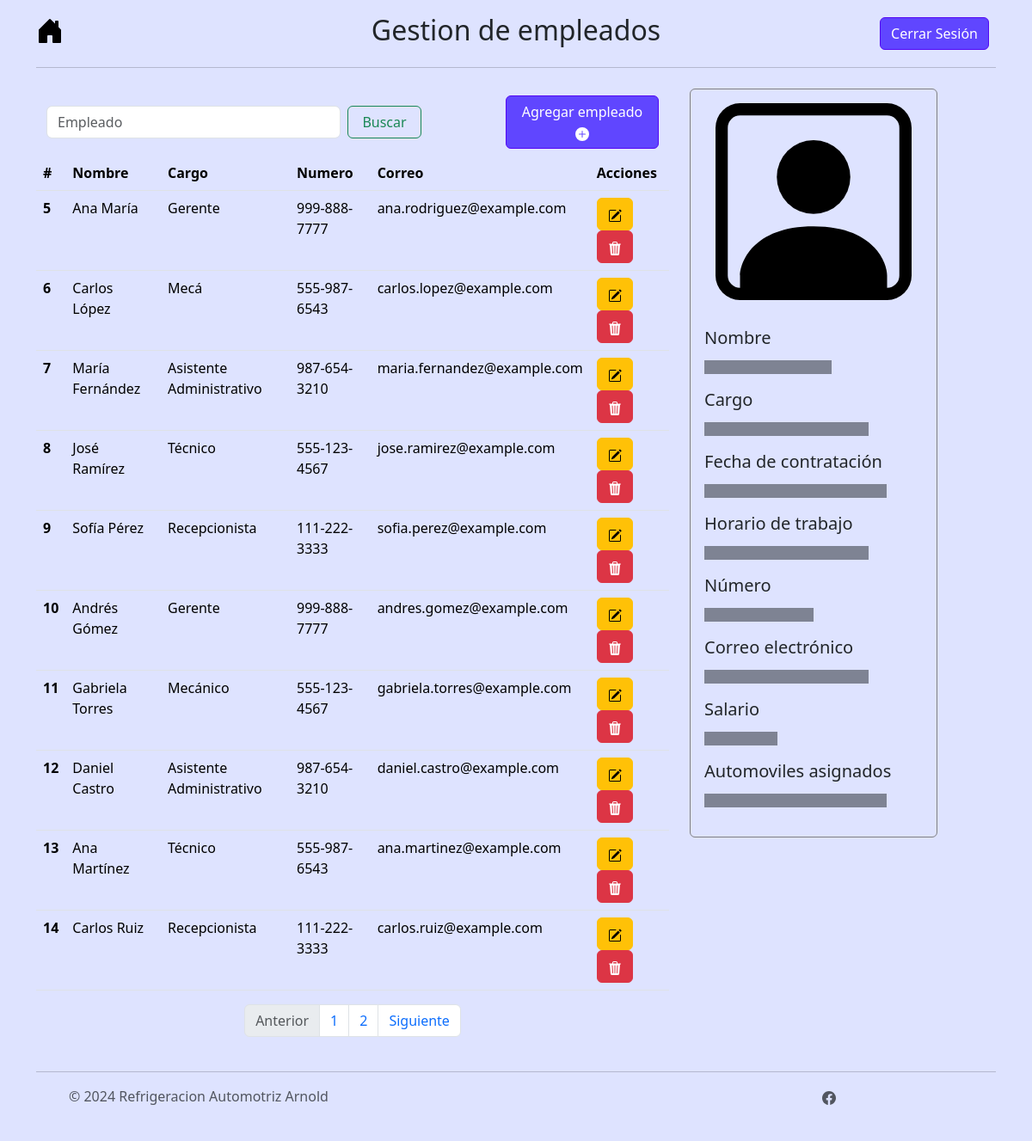
/menu/empleados/page (signed in), run on the app's committed database.
### tables this page shows
CREATE TABLE empleados (id_empleado INTEGER PRIMARY KEY UNIQUE NOT NULL, activo INTEGER (1) NOT NULL, nombre_completo VARCHAR (100) NOT NULL, cargo VARCHAR (50) NOT NULL, fecha_contratacion DATE NOT NULL, horario_trabajo VARCHAR (100) NOT NULL, numero_contacto VARCHAR (20) NOT NULL, correo_electronico VARCHAR (100), salario DECIMAL (10, 2) NOT NULL, automovil_asignado INTEGER);

### controller/empleado_controller.py (the view)
@app.route("/menu/empleados")
@app.route("/menu/empleados/page")
@app.route("/menu/empleados/page/<int:page>")
@login_required
def menu_empleados(page=1):
    rows = select_empleados_db(page)
    return render_template('menu_empleados.html', data=rows)

### controller/login_controller.py (called while the page is built)
@login_manager.user_loader
def load_user(user_id):
    return db.get_or_404(Users, user_id)

### model/empleado_model.py (called while the page is built)
def select_empleados_db(page):
    limit=10
    start = limit * (page - 1)
    activo = 1
    try:
        conn = sqlite3.connect("instance/arnold_autorefrigeraciones.db")
        c = conn.cursor()
        c.execute("SELECT * FROM empleados WHERE activo = ? LIMIT ?, ?", (activo, start, limit))
        myresult = c.fetchall()
        insertObject = []
        columnNames = [column[0] for column in c.description]
        for record in myresult:
            insertObject.append(dict(zip(columnNames, record)))
        count = contar_automoviles_activos_db()
        total_pages = ceil(count / limit)
        conn.close()
        return [insertObject, total_pages]
    except sqlite3.Error as e:
        print("Error:", e)
        return None

def contar_automoviles_activos_db():
    activo = 1
    try:
        conn = sqlite3.connect("instance/arnold_autorefrigeraciones.db")
        c = conn.cursor()
        c.execute("SELECT count(id_empleado) FROM empleados WHERE activo = ?", (activo, ))
        count = c.fetchall()[0][0]
        return count
    except Exception as e:
        return str(e)
    finally:
        if conn:
            conn.close()

### templates/menu_empleados.html (shortened to what this page needs)
{% extends 'base.html' %}
{% block styling %}
  {{ super() }}
  <link rel="stylesheet" href="/static/css/styles.css">
  <link href="https://cdn.jsdelivr.net/npm/bootstrap-datepicker@1.9.0/dist/css/bootstrap-datepicker.min.css" rel="stylesheet">
{% endblock %}
{% block nombre_menu %}Gestion de empleados{% endblock%}
{% block content %}
<div class="container parent">
  <div class="row">
    <div class="col-lg-8 child">
      <nav class="navbar">
        <div class="container-fluid">
          <form class="d-flex" role="search", action="{{url_for('select_empleado_by_filter')}}", method="POST">
            <input class="form-control me-2 col-lg-3" type="search" placeholder="Empleado" aria-label="Search" name="filtro" required>
            <button class="btn btn-outline-success col-lg-3" type="submit">Buscar</button>
          </form>
          <button type="button" class="btn btn-primary col-lg-3" data-bs-toggle="modal" data-bs-target="#ModalCreateEmpleado">
            Agregar empleado
            <svg xmlns="http://www.w3.org/2000/svg" width="16" height="16" fill="currentColor" class="bi bi-plus-circle-fill" viewBox="0 0 16 16">
              <path d="M16 8A8 8 0 1 1 0 8a8 8 0 0 1 16 0M8.5 4.5a.5.5 0 0 0-1 0v3h-3a.5.5 0 0 0 0 1h3v3a.5.5 0 0 0 1 0v-3h3a.5.5 0 0 0 0-1h-3z"/>
            </svg>
          </button>
        </div>
      </nav>
    <div class="table-responsive bg-custom">
      <table class="table table-hover" id="tabla_empleados">
        <thead class="thead-dark">
          <tr>
            <th scope="col">#</th>
            <th scope="col">Nombre</th>
            <th scope="col">Cargo</th>
            <th scope="col">Numero</th>
            <th scope="col">Correo</th>
            <th scope="col">Acciones</th>
          </tr>
        </thead>
        <tbody>
          {% for empleado in data[0] %}
            <tr>
              <th>{{ empleado.id_empleado }}</th>
              <td>{{ empleado.nombre_completo }}</td>
              <td>{{ empleado.cargo }}</td>
              <td>{{ empleado.numero_contacto }}</td>
              <td>{{ empleado.correo_electronico }}</td>
              <td>
                <button type="button" class="btn btn-warning" data-bs-toggle="modal" data-bs-target="#modal_update{{empleado.id_empleado}}">
                </button>
                <button type="button" class="btn btn-danger" data-bs-toggle="modal" data-bs-target="#modal_delete{{empleado.id_empleado}}">
                </button>
              </td>
            </tr>
          {% endfor %}
          </tbody>
        </table>
      </div>
      <nav aria-label="Page navigation example">
        <ul class="pagination justify-content-center">
          <li class="page-item disabled">
            <a class="page-link">Anterior</a>
          </li>
          {% for i in range(data[1]) %}
            <li class="page-item"><a class="page-link" href="{{url_for('menu_empleados', page=i+1)}}">{{i+1}}</a></li>
          {% endfor %}
          <li class="page-item">
            <a class="page-link" href="#">Siguiente</a>
          </li>
        </ul>
      </nav>
    </div>
    <div class="col-lg-4 child">
      <div class="card card-color" style="width: 18rem;" id="details_card">
        <img src="/static/icons/person-square.svg" class="card-img-top my-3 mx-auto" style="max-width: 80%;" alt="...">
        <div class="card-body">
          <div class="row">
            <div class="col">
              <h5 class="card-title">Nombre</h5>
              <p class="placeholder-glow">
                <span class="placeholder col-7"></span>
              </p>
              <h5 class="card-title">Cargo</h5>
              <p class="placeholder-glow">
                <span class="placeholder col-9"></span>
              </p>
              <h5 class="card-title">Fecha de contratación</h5>
              <p class="placeholder-glow">
                <span class="placeholder col-10"></span>
              </p>
              <h5 class="card-title">Horario de trabajo</h5>
              <p class="placeholder-glow">
                <span class="placeholder col-9"></span>
              </p>
            </div>
            <div class="col">
              <h5 class="card-title">Número</h5>
              <p class="placeholder-glow">
                <span class="placeholder col-6"></span>
              </p>
              <h5 class="card-title">Correo electrónico</h5>
              <p class="placeholder-glow">
                <span class="placeholder col-9"></span>
              </p>
              <h5 class="card-title">Salario</h5>
              <p class="placeholder-glow">
                <span class="placeholder col-4"></span>
              </p>
              <h5 class="card-title">Automoviles asignados</h5>
              <p class="placeholder-glow">
                <span class="placeholder col-10"></span>
              </p>
            </div>
          </div>
        </div>
      </div>
    </div>
  </div>
</div>
<div class="toast-container position-fixed bottom-0 end-0 p-3">
</div>
{% endblock %}

### static/css/styles.css (style rules this page uses)
.bg-custom, .bg-custom th, .bg-custom td { background-color: #DEE3FF !important; }
.btn-primary { background-color: #6046FF; border: 1px solid #5308F3; color:#FFFFFF; }
.card-color { background-color: #DEE3FF; border: 1px solid #808080; }

### data on the page
empleados: id_empleado "5", nombre_completo "Ana María", cargo "Gerente", numero_contacto "999-888-7777", correo_electronico "ana.rodriguez@example.com"
empleados: id_empleado "6", nombre_completo "Carlos López", cargo "Mecá", numero_contacto "555-987-6543", correo_electronico "carlos.lopez@example.com"
empleados: id_empleado "7", nombre_completo "María Fernández", cargo "Asistente Administrativo", numero_contacto "987-654-3210", correo_electronico "maria.fernandez@example.com"
empleados: id_empleado "8", nombre_completo "José Ramírez", cargo "Técnico", numero_contacto "555-123-4567", correo_electronico "jose.ramirez@example.com"
empleados: id_empleado "9", nombre_completo "Sofía Pérez", cargo "Recepcionista", numero_contacto "111-222-3333", correo_electronico "sofia.perez@example.com"
empleados: id_empleado "10", nombre_completo "Andrés Gómez", cargo "Gerente", numero_contacto "999-888-7777", correo_electronico "andres.gomez@example.com"
empleados: id_empleado "11", nombre_completo "Gabriela Torres", cargo "Mecánico", numero_contacto "555-123-4567", correo_electronico "gabriela.torres@example.com"
empleados: id_empleado "12", nombre_completo "Daniel Castro", cargo "Asistente Administrativo", numero_contacto "987-654-3210", correo_electronico "daniel.castro@example.com"
empleados: id_empleado "13", nombre_completo "Ana Martínez", cargo "Técnico", numero_contacto "555-987-6543", correo_electronico "ana.martinez@example.com"
empleados: id_empleado "14", nombre_completo "Carlos Ruiz", cargo "Recepcionista", numero_contacto "111-222-3333", correo_electronico "carlos.ruiz@example.com"

### other printed values
{{ i+1 }} "1" "2"
